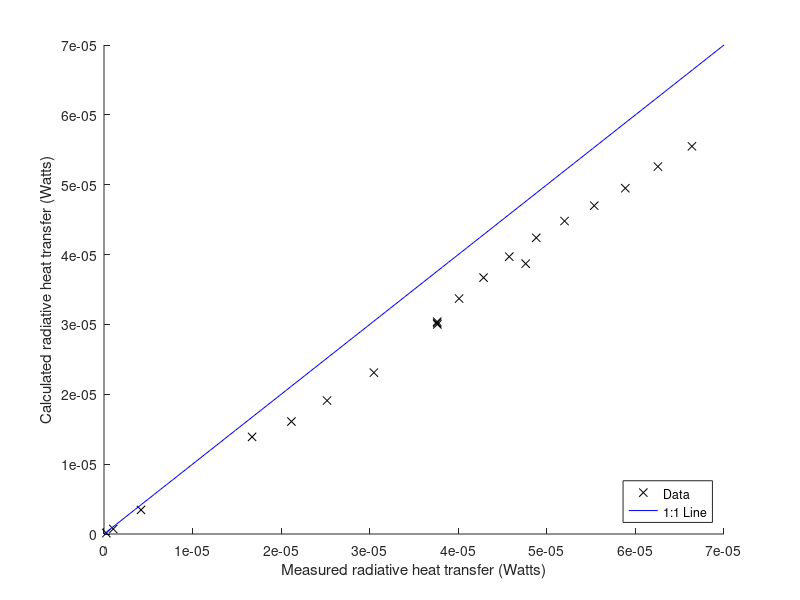
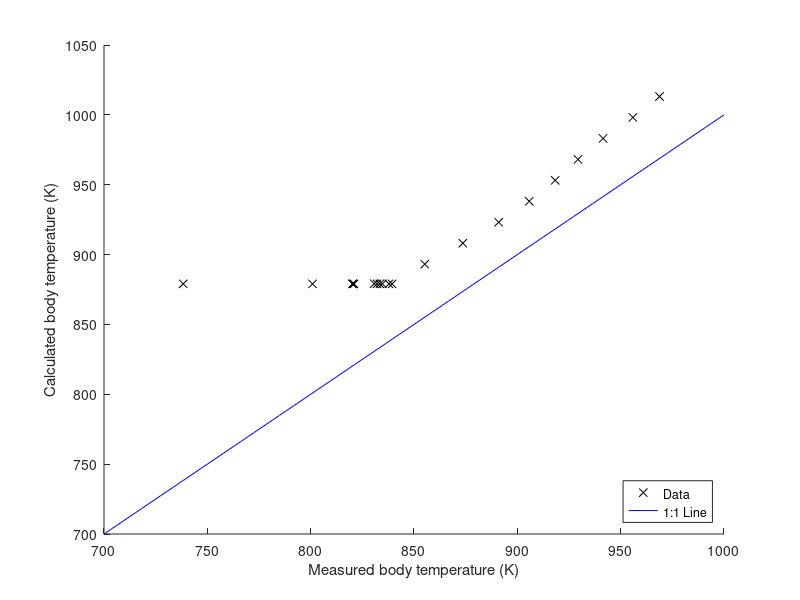
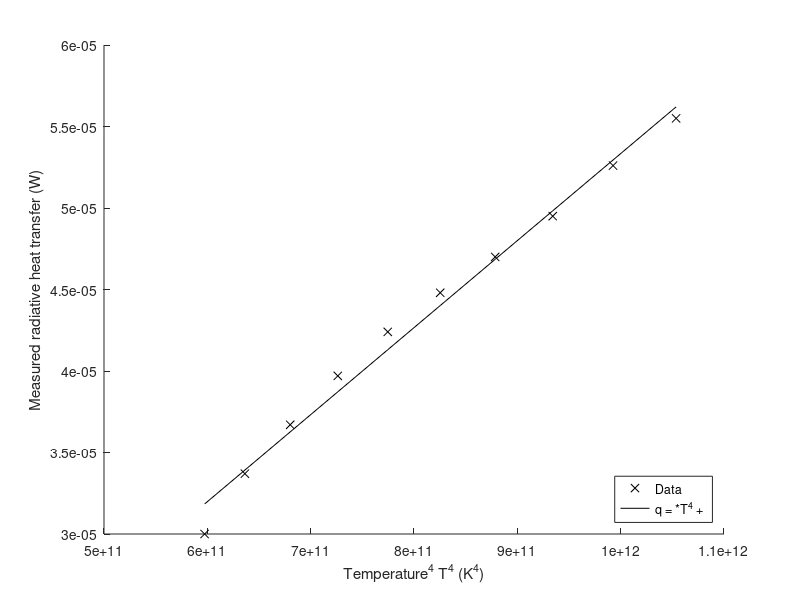
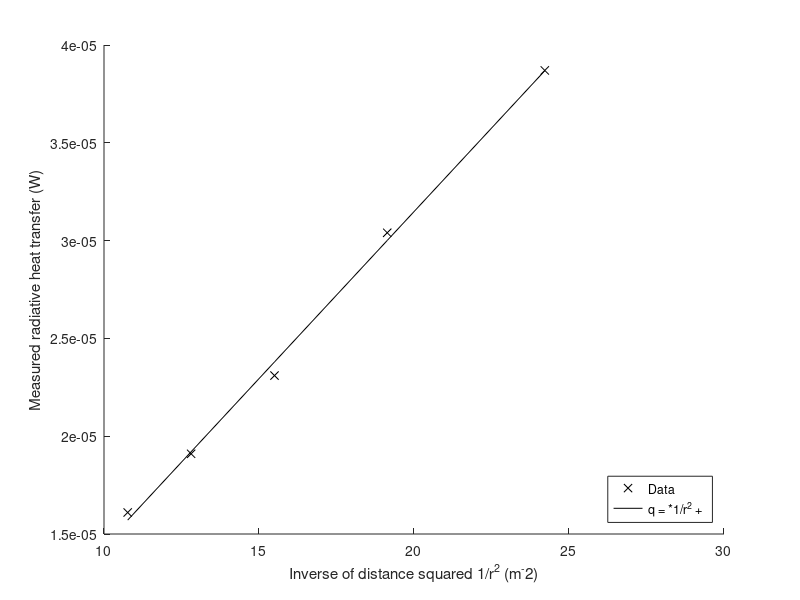

MATLAB code to generate these figures, in order:
%%%%%%%%%%%%%%%%%%%%%%%%%%%%%%%%%%%%%%%%%%%%%%%%%%%%%%%%%%%%%%%%%%%%%%%%%%%
% Dallin Romney                                                           %
% Blackbody Radiation                                       %                                                      %
%%%%%%%%%%%%%%%%%%%%%%%%%%%%%%%%%%%%%%%%%%%%%%%%%%%%%%%%%%%%%%%%%%%%%%%%%%%

clear, clc, close all

%%%%%%%%%%%%%%%%%%%%%%%%%%%%%%% Data %%%%%%%%%%%%%%%%%%%%%%%%%%%%%%%%%%%%%%

% Experiment setup:
Ad = 1*10^(-6); % Detector Area, m^2

sourceAngle = 0; % Both the collector and emitter are flat
sensorAngle = 0;

% Inches are converted to meters, C to K, qs are in Watts

% Values when held constant:
D = 0.6*0.0254;     % Diameter, in to m
T = 605.9 + 273.15; % Temperature, C to K
d = 9*0.0254;       % Distance from aperature

% Trial 1: Constant temperature and distance to aperature
D1 = [0.6000, 0.4000, 0.2000, 0.1000, 0.0500]*0.0254;
q1 = [  30.2,   13.9,   3.45,   0.72,   0.13]*10^(-6);
T1 = [     T,      T,      T,      T,      T];
d1 = [     d,      d,      d,      d,      d];

% Trial 2: Constant aperature diameter and temperature
D2 = [   D,    D,    D,    D,    D];
q2 = [3.87, 3.04, 2.31, 1.91, 1.61]*10^(-5);
T2 = [   T,    T,    T,    T,    T];
d2 = [   8,    9,   10,   11,   12]*0.0254;

% Trial 3: Constant distance and aperature diameter 
D3 = [   D,    D,    D,    D,    D,    D,    D,    D,    D,    D];
q3 = [3.00, 3.37, 3.67, 3.97, 4.24, 4.48, 4.70, 4.95, 5.26, 5.55]*10^(-5);
T3 = [ 606,  620,  635,  650,  665,  680,  695,  710,  725,  740] + 273.15;
d3 = [   d,    d,    d,    d,    d,    d,    d,    d,    d,    d];

% All trials
DAll = [D1, D2, D3];
qAll = [q1, q2, q3];
TAll = [T1, T2, T3];
dAll = [d1, d2, d3];

%%%%%%%%%%%%%%%%%%%%%%%%%%%%%% Plot 1 %%%%%%%%%%%%%%%%%%%%%%%%%%%%%%%%%%%%%

% Calculate radiative heat transfer based on experiment parameters
Eb = (5.67e-8)*TAll.^4;   % Blackbody emissive power
Ib = Eb/pi;               % Diffuse Blackbody emission intensity
As = pi*(DAll.^2)/4;      % Area of source
An = Ad*cos(sensorAngle); % Normal detector area
solidAngle = An./dAll.^2; % Solid angle of detector

qCalc = Ib.*As.*cos(sourceAngle).*solidAngle; % Radiative heat transfer

% Plot measured vs calculated heat transfer, overlay a 1:1 line, annotate
figure; hold on
plot(qCalc, qAll, 'kx');
xl = xlim;
OneToOne = linspace(xl(1), xl(2), 100);
plot(OneToOne, OneToOne, 'b');
xlabel('Measured radiative heat transfer (Watts)');
ylabel('Calculated radiative heat transfer (Watts)');
legend('Data', '1:1 Line', 'location', 'southeast');

%%%%%%%%%%%%%%%%%%%%%%%%%%%%%% Plot 2 %%%%%%%%%%%%%%%%%%%%%%%%%%%%%%%%%%%%%

% Calculate blackbody temperature
Ib2 = qAll ./ (As.*cos(sourceAngle).*solidAngle); % Blackbody intensity
Eb2 = pi*Ib2;                                     % Emissive power
TCalc = (Eb2 / (5.67e-8)).^(1/4);                 % Blackbody temperature

% Plot measured vs calculated temperature, overlay a 1:1 line, annotate
figure; hold on
plot(TCalc, TAll, 'kx');
xl = xlim;
OneToOne = linspace(xl(1), xl(2), 100);
plot(OneToOne, OneToOne, 'b');
xlabel('Measured body temperature (K)');
ylabel('Calculated body temperature (K)');
legend('Data', '1:1 Line', 'location', 'southeast');

%%%%%%%%%%%%%%%%%%%%%%%%%%%%%% Plot 3 %%%%%%%%%%%%%%%%%%%%%%%%%%%%%%%%%%%%%

figure; hold on
plot(T3.^4, q3, 'kx');

lfit3 = polyfit(T3.^4, q3, 1);
plot(T3.^4, lfit3(1)*T3.^4 + lfit3(2), 'k-');

xlabel('Temperature^4 T^4 (K^4)');
ylabel('Measured radiative heat transfer (W)');
fiteq = sprintf('q = %.2s*T^4 + %.2s', lfit3(1), lfit3(2));
legend('Data', fiteq, 'location', 'southeast');

%%%%%%%%%%%%%%%%%%%%%%%%%%%%%% Plot 4 %%%%%%%%%%%%%%%%%%%%%%%%%%%%%%%%%%%%%

figure; hold on
plot(1./d2.^2, q2, 'kx');

lfit4 = polyfit(1./d2.^2, q2, 1);
plot(1./d2.^2, lfit4(1)./d2.^2 + lfit4(2), 'k-');

xlabel('Inverse of distance squared 1/r^2 (m^-2)');
ylabel('Measured radiative heat transfer (W)');
fiteq = sprintf('q = %.2s*1/r^2 + %.2s', lfit4(1), lfit4(2));
legend('Data', fiteq, 'location', 'southeast');

%%%%%%%%%%%%%%%%%%%%%%%%%%%%%% Plot 5 %%%%%%%%%%%%%%%%%%%%%%%%%%%%%%%%%%%%%

figure; hold on
plot(D1.^2, q1, 'kx');

lfit5 = polyfit(D1.^2, q1, 1);
plot(D1.^2, lfit5(1)*D1.^2 + lfit5(2), 'k-');

xlabel('Aperature Diameter Squared D^2 (m^2)');
ylabel('Measured radiative heat transfer (W)');
fiteq = sprintf('q = %.2s*D^2 + %.2s', lfit5(1), lfit5(2));
legend('Data', fiteq, 'location', 'southeast');

